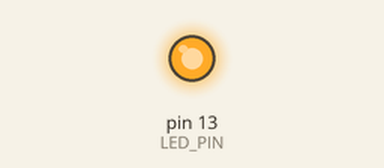
Simulated run of this sketch. Board: Arduino Uno, built with avr-gcc and run on an emulated ATmega328P. Parts: output pins drawn as LEDs (lit = HIGH).

Above: at 0.15 s.
At 13.9 s:
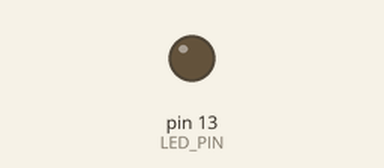
Timing chart, 0 to 15.0 s (numbered marks = the images above):
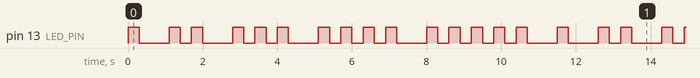

The sketch:

morsen.ino
```cpp
// Pseudo Morsen
// Eingebaute LED soll 1x blinken - Pause- etc. bis 5x blinken
// dann wieder von vorne

const int LED_PIN = LED_BUILTIN;

void setup() {
  pinMode(LED_PIN, OUTPUT);
  sefineLEDOutput(LED_PIN, LOW);
}

void loop() {
  // 5 x blinken
  for (int i = 1; i <= 5; i++) {
    blinkeAnzahl(i);
    delay(500);
  }
}

void blinkeAnzahl (int count) {
  for (int i = 0; i < count; i++) {
    sefineLEDOutput(LED_PIN, HIGH);
    delay(300);
    sefineLEDOutput(LED_PIN, LOW);
    delay(300);
  }
}

void sefineLEDOutput( int pinNum, int ledState) {
  digitalWrite(pinNum, ledState);
}
```

Measured:
- by itself, pin 13 (LED_PIN): moves between LOW and HIGH, repeating every 11.5 s
- by itself, everything shown: repeats every 11.5 s, in 30 steps
